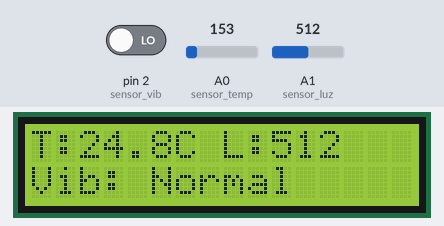
The sketch below on a simulated Arduino Uno, built with avr-gcc and run on an emulated ATmega328P. Parts: 16×2 character LCD. Inputs (shaded band) come from the test bench; at power-on: pin 2 (sensor_vib) LOW, A0 (sensor_temp) = 153, A1 (sensor_luz) = 512. What the sketch prints to the serial monitor is not drawn.

Above: at 3.2 s.
3.3 s: pin 2 (sensor_vib) driven HIGH
At 5.4 s:
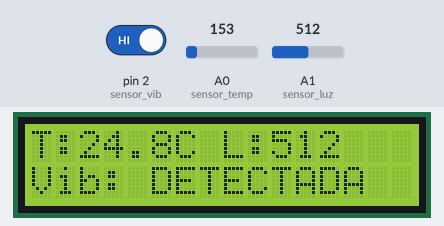
5.7 s: A0 (sensor_temp) set to 165
At 6.9 s:
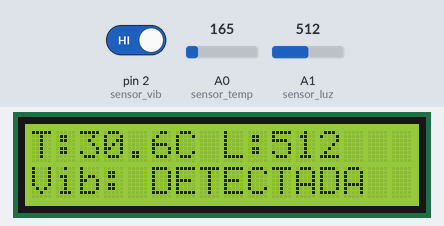
7.7 s: A1 (sensor_luz) set to 716
At 8.9 s:
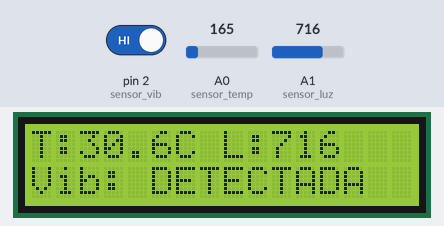
9.9 s: A0 (sensor_temp) set to 175
At 11.3 s:
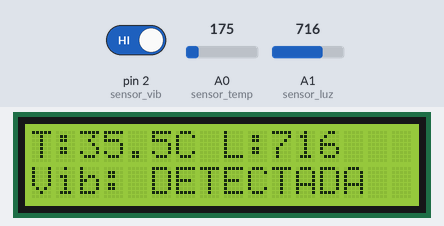
11.9 s: A1 (sensor_luz) set to 900
At 13.3 s:
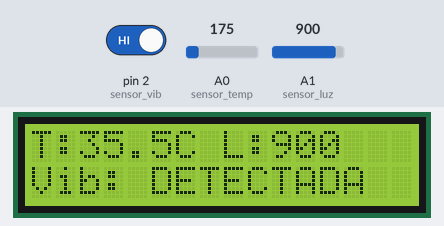
14.1 s: pin 2 (sensor_vib) driven LOW
At 15.1 s:
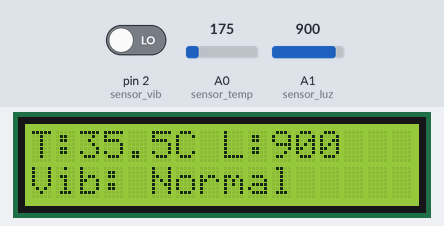
Timing chart, 0 to 17.1 s (numbered marks = the images above; inputs shaded):
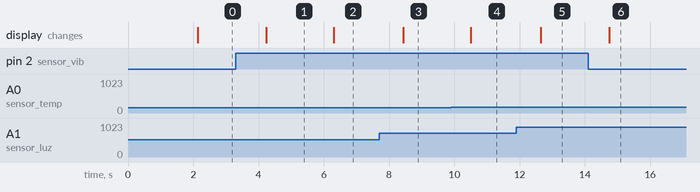

Measured:
- after the input at 3.3 s, the display: changes after 0.94 s (image 1)
- after the input at 5.7 s, the display: changes after 0.60 s (image 2)
- after the input at 7.7 s, the display: changes after 0.74 s (image 3)
- after the input at 9.9 s, the display: changes after 0.60 s (image 4)
- after the input at 11.9 s, the display: changes after 0.74 s (image 5)
- after the input at 14.1 s, the display: changes after 0.65 s (image 6)

The sketch:

capsula_espacial.ino
```cpp
#include <Wire.h>
#include <LiquidCrystal_I2C.h>

LiquidCrystal_I2C lcd(0x27, 16, 2);

#define sensor_temp A0
#define sensor_luz A1
#define sensor_vib 2

void setup() {
  Serial.begin(9600);
  pinMode(sensor_vib, INPUT);

  lcd.init();
  lcd.backlight();
  lcd.setCursor(0, 0);
  lcd.print("Capsula Espacial");
  delay(2000);
  lcd.clear();
}

void loop() {
  // TEMPERATURA
  int leitura = analogRead(sensor_temp);
  float tensao = leitura * (5.0 / 1023.0);
  float temperatura = (tensao - 0.5) * 100.0;

  // LUMINOSIDADE
  int luminosidade = analogRead(sensor_luz);

  // VIBRAÇÃO
  int vibracao = digitalRead(sensor_vib);

  // EXIBE NO LCD - Linha 1: Temp e Luz
  lcd.setCursor(0, 0);
  lcd.print("T:");
  lcd.print(temperatura, 1);
  lcd.print("C L:");
  lcd.print(luminosidade);
  lcd.print("   ");

  // EXIBE NO LCD - Linha 2: Vibração
  lcd.setCursor(0, 1);
  lcd.print("Vib: ");
  if (vibracao == HIGH) {
    lcd.print("DETECTADA   ");
  } else {
    lcd.print("Normal      ");
  }

  // SERIAL MONITOR
  Serial.print("Temperatura: ");
  Serial.print(temperatura);
  Serial.println(" C");
  Serial.print("Luminosidade: ");
  Serial.println(luminosidade);
  Serial.print("Vibracao: ");
  Serial.println(vibracao == HIGH ? "Detectada" : "Nao detectada");
  Serial.println("------------------");

  delay(1000);
}
```
